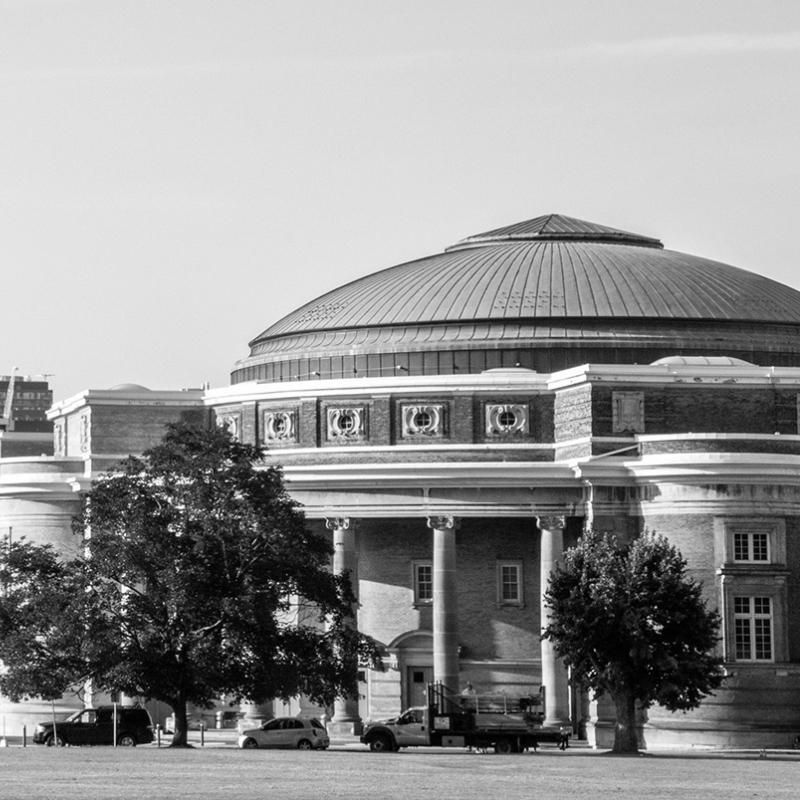
#> input picture CS/CSC420/A1/gray.jpg, 800 x 800 px, found by its file name
$ python A1.py
#> lines starting #> are read from the running program, lines starting #| are printed output that depends on the picture
import random
import cv2 as cv
import numpy as np
import scipy.ndimage.filters as fi

# Q4 (a)
# [125 lines left out: functions correlation_helper, MyCorrelation, MyConvolution, generate_gaussian_kernel, portrait_mode, SeparableFilter and 1 more, not called in this run]

#Q6(b)
def linear_remove_filter(I):
    I = cv.blur(I, (3,3))
    return I

#Q6 (c)
def AddSaltAndPepperNoise(I,d):
#> called with d = 0.05
    w = I.shape[0]
#> w = 800
    h = I.shape[1]
#> h = 800
    count = 0

    while count < int(w*h*d/2):
        i = int(random.uniform(0,w-1))
        j = int(random.uniform(0,h-1))
        I[i, j] = d
        count +=1
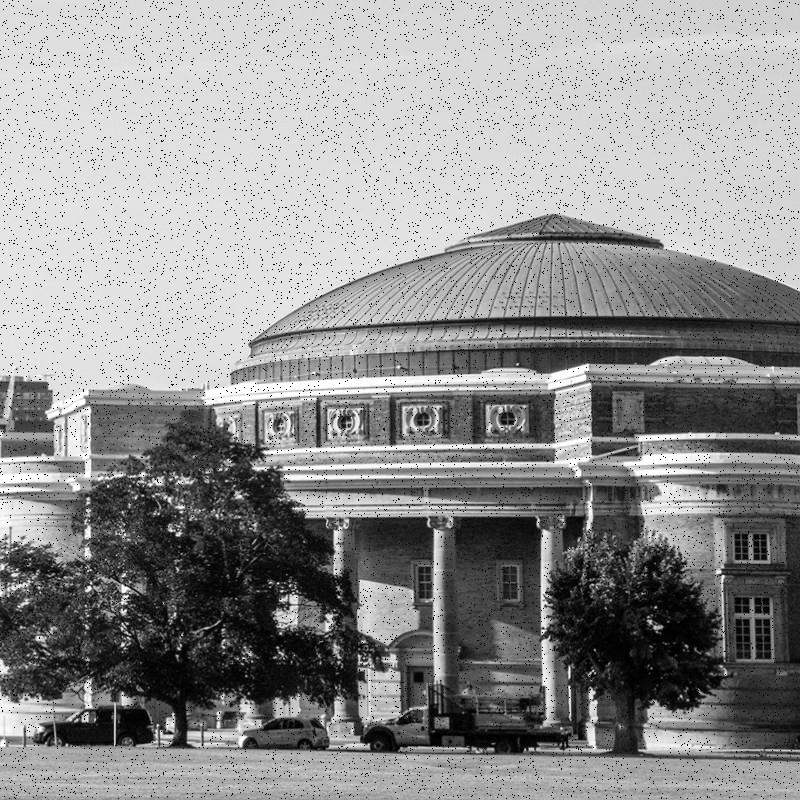
#> I: shape (800, 800); min 0, max 255, mean 145.5
#> after the loop, count = 16000

    count_2 = 0
    while count < int(w*h*d/2):
        i = int(random.uniform(0,w-1))
        j = int(random.uniform(0,h-1))
        I[i, j] = d
        count_2 +=1
#> after the loop, count_2 = 0
    return I


if __name__ == '__main__':
    img = cv.imread('source picture/gray.jpg')[:,:,0]
    img = AddSaltAndPepperNoise(img, 0.05)
    img = linear_remove_filter(img)
    cv.imwrite("q6_(b).jpg", img)

    # [92 lines of commented-out code are left out]
